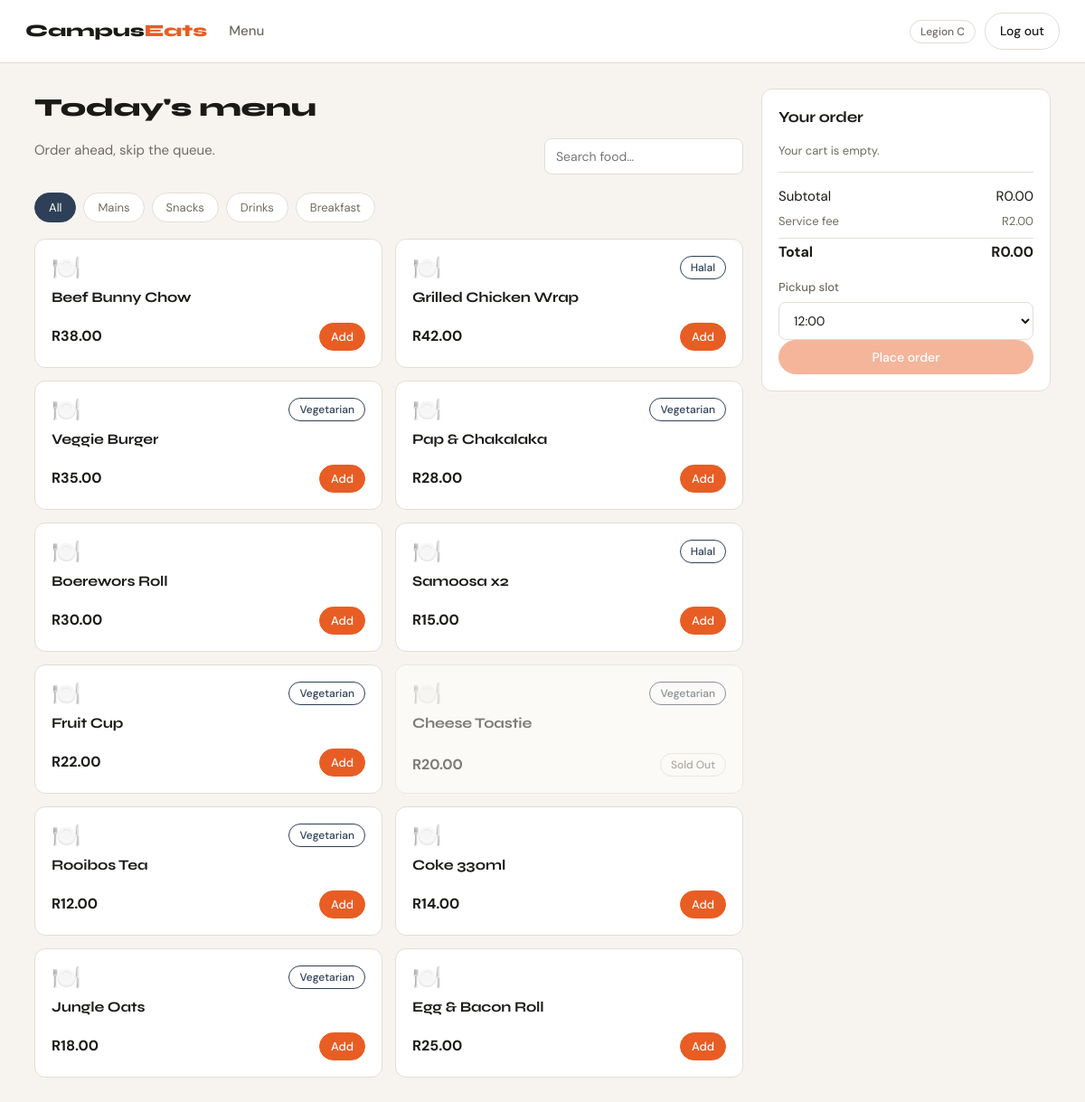
The app's page /menu (signed in), older data.
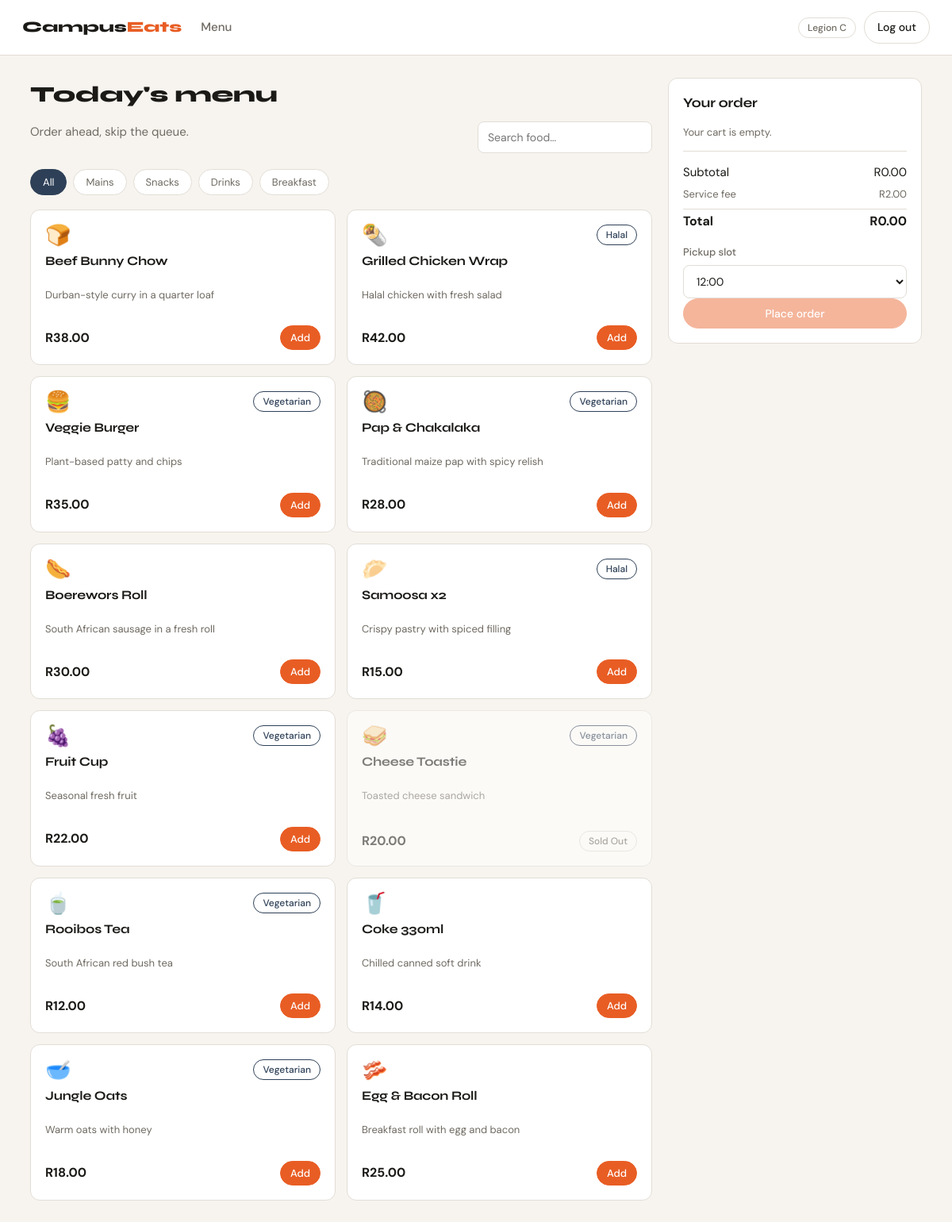
The same page, newer data.
### models.py (models this page shows, shortened)
class User(db.Model):
    __tablename__ = 'users'
    id = db.Column(db.Integer, primary_key=True)
    student_number = db.Column(db.String, nullable=True)
    name = db.Column(db.String, nullable=False)
    email = db.Column(db.String, unique=True, nullable=False)
    password_hash = db.Column(db.String, nullable=False)
    role = db.Column(db.String, nullable=False, default='student') # 'student', 'staff', 'admin'
    is_active = db.Column(db.Boolean, default=True)
    created_at = db.Column(db.DateTime, default=datetime.utcnow)
    orders = relationship('Order', backref='user', lazy=True)
    loyalty_records = relationship('LoyaltyPoints', backref='user', lazy=True)

class MenuItem(db.Model):
    __tablename__ = 'menu_items'
    id = db.Column(db.Integer, primary_key=True)
    name = db.Column(db.String, nullable=False)
    description = db.Column(db.String, nullable=True)
    price = db.Column(db.Float, nullable=False)
    category = db.Column(db.String, nullable=False) # 'mains', 'snacks', 'drinks', 'breakfast'
    emoji = db.Column(db.String, nullable=True)
    dietary = db.Column(db.String, nullable=False, default='none') # 'none', 'vegetarian', 'halal', 'vegan'
    is_available = db.Column(db.Boolean, default=True)
    created_at = db.Column(db.DateTime, default=datetime.utcnow)
    def to_dict(self):
        return {
            'id': self.id,
            'name': self.name,
            'description': self.description,
            'price': self.price,
            'category': self.category,
            'emoji': self.emoji,
            'dietary': self.dietary,
            'is_available': self.is_available
        }

### routes/student.py (the view)
@student_bp.route('/menu')
@login_required
@role_required('student')
def menu():
    items = [item.to_dict() for item in MenuItem.query.all()]
    return render_template('student/menu.html', items=items)

### utils.py (called while the page is built)
def login_required(i):
    @functools.wraps(i)
    def decorated_function(*args, **kwargs):
        if 'user_id' not in session:
            return redirect(url_for('auth.login'))
        else:
            return i(*args, **kwargs)
    return decorated_function

def role_required(*roles):
    def decorator(i):
        @functools.wraps(i)
        def decorated_function(*args, **kwargs):
            if session['role'] not in roles :
                return redirect(url_for('auth.login'))
            else:
                return i(*args, **kwargs)
        return decorated_function
    return decorator

### templates/student/menu.html (shortened to what this page needs)
{% extends "base.html" %}
{% block content %}
<div class="menu-layout">
  <section class="menu-main">
    <header class="section-head">
      <div>
        <h1 class="h-display">Today's menu</h1>
        <p class="muted">Order ahead, skip the queue.</p>
      </div>
      <input type="search" id="menu-search" class="search" placeholder="Search food…">
    </header>
    <div class="tabs" id="category-tabs">
      <button class="tab is-active" data-category="all">All</button>
      <button class="tab" data-category="mains">Mains</button>
      <button class="tab" data-category="snacks">Snacks</button>
      <button class="tab" data-category="drinks">Drinks</button>
      <button class="tab" data-category="breakfast">Breakfast</button>
    </div>
    <div class="card-grid" id="menu-grid">
      {% for item in items %}
      <article class="card item-card {% if not item.is_available %}is-unavailable{% endif %}"
               data-category="{{ item.category }}"
               data-name="{{ item.name|lower }}">
        <div class="item-top">
          <span class="item-emoji">{{ item.emoji or '🍽️' }}</span>
          {% if item.dietary and item.dietary != 'none' %}
            <span class="pill pill-diet">{{ item.dietary }}</span>
          {% endif %}
        </div>
        <h3 class="item-name">{{ item.name }}</h3>
        {% if item.description %}
          <p class="muted small">{{ item.description }}</p>
        {% endif %}
        <div class="item-foot">
          <span class="price">R{{ '%.2f'|format(item.price) }}</span>
          {% if item.is_available %}
            <button class="btn btn-primary btn-sm add-to-cart"
                    data-id="{{ item.id }}"
                    data-name="{{ item.name }}"
                    data-price="{{ item.price }}">Add</button>
          {% else %}
            <span class="pill pill-soldout">Sold out</span>
          {% endif %}
        </div>
      </article>
      {% else %}
        <p class="muted">No menu items yet.</p>
      {% endfor %}
    </div>
  </section>
  <aside class="cart card" id="cart">
    <h2 class="h-sub">Your order</h2>
    <ul class="cart-list" id="cart-list">
    </ul>
    <div class="cart-totals">
      <div class="row"><span>Subtotal</span><span id="cart-subtotal">R0.00</span></div>
      <div class="row muted small"><span>Service fee</span><span>R2.00</span></div>
      <div class="row row-total"><span>Total</span><span id="cart-total">R0.00</span></div>
    </div>
    <label class="field">
      <span>Pickup slot</span>
      <select id="pickup-slot">
        <option value="12:00" selected>12:00</option>
      </select>
    </label>
    <button class="btn btn-primary btn-block" id="place-order" disabled>Place order</button>
  </aside>
</div>
{% endblock %}

### templates/base.html (shortened to what this page needs)
<!DOCTYPE html>
<html lang="en">
<head>
  <link rel="stylesheet" href="{{ url_for('static', filename='css/style.css') }}">
</head>
<body class="{% block body_class %}theme-light{% endblock %}">
  <header class="nav">
    <a class="nav-brand" href="{{ url_for('index') if current_role is not defined else '#' }}">
      Campus<span>Eats</span>
    </a>
    <nav class="nav-links">
      {% if current_role == 'student' %}
        <a href="{{ url_for('student.menu') }}">Menu</a>
      {% elif current_role == 'staff' %}
        <a href="{{ url_for('staff.dashboard') }}">Kitchen</a>
      {% elif current_role == 'admin' %}
        <a href="{{ url_for('admin.dashboard') }}">Dashboard</a>
        <a href="{{ url_for('admin.menu') }}">Menu</a>
        <a href="{{ url_for('admin.orders') }}">Orders</a>
        <a href="{{ url_for('admin.students') }}">Students</a>
      {% endif %}
    </nav>
    <div class="nav-user">
      {% if current_user_name %}
        <span class="pill pill-muted">{{ current_user_name }}</span>
        <a class="btn btn-ghost" href="{{ url_for('auth.logout') }}">Log out</a>
      {% else %}
        <a class="btn btn-ghost" href="{{ url_for('auth.login') }}">Log in</a>
        <a class="btn btn-primary" href="{{ url_for('auth.register') }}">Register</a>
      {% endif %}
    </div>
  </header>
  <main class="page">
    {% block content %}{% endblock %}
  </main>
</body>
</html>

Row changes from the older to the newer data that the page shows:
removed MenuItem: emoji "🍽️", name "Beef Bunny Chow", price "38.00"
removed MenuItem: emoji "🍽️", dietary "Halal", name "Grilled Chicken Wrap", price "42.00"
removed MenuItem: emoji "🍽️", dietary "Vegetarian", name "Veggie Burger", price "35.00"
removed MenuItem: emoji "🍽️", dietary "Vegetarian", name "Pap & Chakalaka", price "28.00"
removed MenuItem: emoji "🍽️", name "Boerewors Roll", price "30.00"
removed MenuItem: emoji "🍽️", dietary "Halal", name "Samoosa x2", price "15.00"
removed MenuItem: emoji "🍽️", dietary "Vegetarian", name "Fruit Cup", price "22.00"
removed MenuItem: emoji "🍽️", dietary "Vegetarian", name "Cheese Toastie", price "20.00", shows "Sold Out"
removed MenuItem: emoji "🍽️", dietary "Vegetarian", name "Rooibos Tea", price "12.00"
removed MenuItem: emoji "🍽️", name "Coke 330ml", price "14.00"
removed MenuItem: emoji "🍽️", dietary "Vegetarian", name "Jungle Oats", price "18.00"
removed MenuItem: emoji "🍽️", name "Egg & Bacon Roll", price "25.00"
added MenuItem: emoji "🍞", name "Beef Bunny Chow", description "Durban-style curry in a quarter loaf", price "38.00"
added MenuItem: emoji "🌯", dietary "Halal", name "Grilled Chicken Wrap", description "Halal chicken with fresh salad", price "42.00"
added MenuItem: emoji "🍔", dietary "Vegetarian", name "Veggie Burger", description "Plant-based patty and chips", price "35.00"
added MenuItem: emoji "🥘", dietary "Vegetarian", name "Pap & Chakalaka", description "Traditional maize pap with spicy relish", price "28.00"
added MenuItem: emoji "🌭", name "Boerewors Roll", description "South African sausage in a fresh roll", price "30.00"
added MenuItem: emoji "🥟", dietary "Halal", name "Samoosa x2", description "Crispy pastry with spiced filling", price "15.00"
added MenuItem: emoji "🍇", dietary "Vegetarian", name "Fruit Cup", description "Seasonal fresh fruit", price "22.00"
added MenuItem: emoji "🥪", dietary "Vegetarian", name "Cheese Toastie", description "Toasted cheese sandwich", price "20.00", shows "Sold Out"
added MenuItem: emoji "🍵", dietary "Vegetarian", name "Rooibos Tea", description "South African red bush tea", price "12.00"
added MenuItem: emoji "🥤", name "Coke 330ml", description "Chilled canned soft drink", price "14.00"
added MenuItem: emoji "🥣", dietary "Vegetarian", name "Jungle Oats", description "Warm oats with honey", price "18.00"
added MenuItem: emoji "🥓", name "Egg & Bacon Roll", description "Breakfast roll with egg and bacon", price "25.00"
